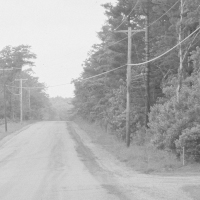
%> input picture ImageSegmentation/Scene 1/Scene1_Data/s1.jpg, 200 x 200 px
$ octave funcIMGtoFeat.m   (GNU Octave 9; MATLAB toolbox functions it lacks are replaced by stand-ins)
%> lines starting %> are read from the running program, lines starting %| are printed output that depends on the picture; in (x1, y1, x2, y2) boxes, pixels count from 0 and x2, y2 are one past the last pixel; in counts of white or black regions, pixels touching at a corner belong together; the program's own positions count from 1
%function x=getdata(filename1,filename2,filename3,filename4,interval)
n=3;
I=imread('s1.jpg');
%> I is the input picture: size 200x200 uint8; min 75, max 242, mean 174
%I=rgb2gray(I);
I=double(I);
%> I: size 200x200 double
miny=min(min(I))*ones(size(I));
%> miny: size 200x200 double; every value is 75
maxy=max(max(I))*ones(size(I));
%> maxy: size 200x200 double; every value is 242
img=(I-miny)./(maxy-miny);
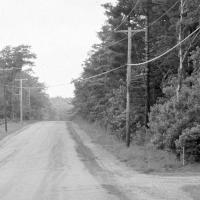
%> img: size 200x200 double; min 0, max 1, mean 0.593
map=zeros(size(I));
interval=5;
for i=1:n

    map=map+((i-1)*255/(n-1))*(img(:,:,1)>=((i-1)/(n-1))-(1/(2*(n-1))) & img(:,:,1)<((i-1)/(n-1))+(1/(2*(n-1))));
end
%> this loop made 3 passes
%> pass 2, `map=map+((i-1)*255/(n-1))*(img(:,:,1)>=((i-1)/(n-1))-(1/(2*(n-1))) & i..`:
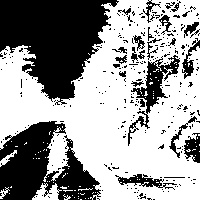
%> map: size 200x200 double; values 0 (black) and 127.5 (white), 60.3% white; 281 black regions (254 under 20 px), largest, box (x1, y1, x2, y2) and area: (0, 0, 119, 105) 7443, (0, 121, 101, 200) 4585, (128, 55, 180, 146) 1088
%> pass 3, `map=map+((i-1)*255/(n-1))*(img(:,:,1)>=((i-1)/(n-1))-(1/(2*(n-1))) & i..`:
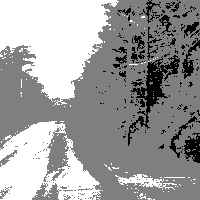
%> map: size 200x200 double; min 0, max 255, mean 157.5
%map=0*(img(:,:,1)>=0 & img(:,:,1)<0.1)+51*(img(:,:,1)>=0.1 & img(:,:,1)<0.3)+102*(img(:,:,1)>=0.3 & img(:,:,1)<0.5)+153*(img(:,:,1)>=0.5 & img(:,:,1)<0.7)+204*(img(:,:,1)>=0.7 & img(:,:,1)<0.9)+255*(img(:,:,1)>=0.9 & img(:,:,1)<=1);
% I=reshape(I,[],1);
check=size(map,1);
%> check = 200

indarr=[];
val=zeros(n,1);
 for row=1:interval:floor(size(map,1)-interval)
        for col=1:interval:floor(size(map,2)-interval)
            i=row+floor(rand*interval);
            j=col+floor(rand*interval);
            temp=map(i,j);

             for it=1:n
               if temp==(it-1)*255/(n-1)
                temparr=(j-1)*check+i;
                indarr(end+1)=temparr;
                val(it,1)=val(it,1)+1;
               end
            end
% [30 lines of commented-out code are left out]

        end
 end
%> after the loop, indarr = 1521 values, max 38954 at index 1209, min 62 at index 469, mean 19496.2; temparr = 38795; val = [108; 920; 493]
 disp(val)
%|    108
%|    920
%|    493

 I1=getfeatures('s1_entro.jpg',indarr);
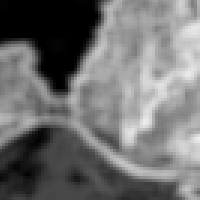
%> input picture ImageSegmentation/Scene 1/Scene1_Data/s1_entro.jpg, 200 x 200 px
%> in getfeatures, i1 is the input picture: size 200x200 uint8; min 0, max 235, mean 112.5
%> in getfeatures, `I=i1(arr(1,:));`: I = 1521 values, max 232 at index 585, min 0 at index 3, mean 111.9
%> I1 has the same summary as I in getfeatures
 I2=getfeatures('s1_med.jpg',indarr);
%> call 2 of getfeatures, with filename = 's1_med.jpg'
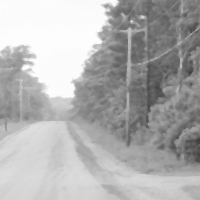
%> input picture ImageSegmentation/Scene 1/Scene1_Data/s1_med.jpg, 200 x 200 px
%> in getfeatures, i1 is the input picture: size 200x200 uint8; min 62, max 255, mean 176.1
%> in getfeatures (call 2), `I=i1(arr(1,:));`: I = 1521 values, max 254 at index 252, min 69 at index 585, mean 176.8
%> I2 has the same summary as I in getfeatures
 I3=getfeatures('s1_gauss.jpg',indarr);
%> call 3 of getfeatures, with filename = 's1_gauss.jpg'
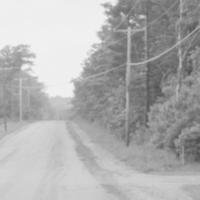
%> input picture ImageSegmentation/Scene 1/Scene1_Data/s1_gauss.jpg, 200 x 200 px
%> in getfeatures, i1 is the input picture: size 200x200 uint8; min 75, max 247, mean 174.9
%> in getfeatures (call 3), `I=i1(arr(1,:));`: I = 1521 values, max 242 at index 330, min 82 at index 585, mean 175.3
%> I3 has the same summary as I in getfeatures
 Out=map(indarr(1,:));
%> Out = 1521 values, max 255 at index 1, min 0 at index 30, mean 159.8
  Out=Out';

 x=[I1 I2 I3 Out];
%> x = 1521 rows, first 8: [3 252 239 255; 2 252 239 255; 0 251 239 255; 0 251 238 255; 0 251 237 255; 0 251 238 255; 0 252 239 255; 0 252 239 255]
 [dummy index]=sort(x(:,4));
%> dummy = 1521 values from 0 to 255; index = 1521 values, max 1521 at index 1028, min 1 at index 1029, mean 761
 x=x(index,:);
%> x = 1521 rows, first 8: [131 104 116 0; 151 101 114 0; 139 117 118 0; 159 114 119 0; 133 102 111 0; 144 104 116 0; 177 101 116 0; 141 106 118 0]


 function I=getfeatures(filename,arr)
  i1=imread(filename);
  i1=double(i1);
  I=i1(arr(1,:));
  I=I';
 end
